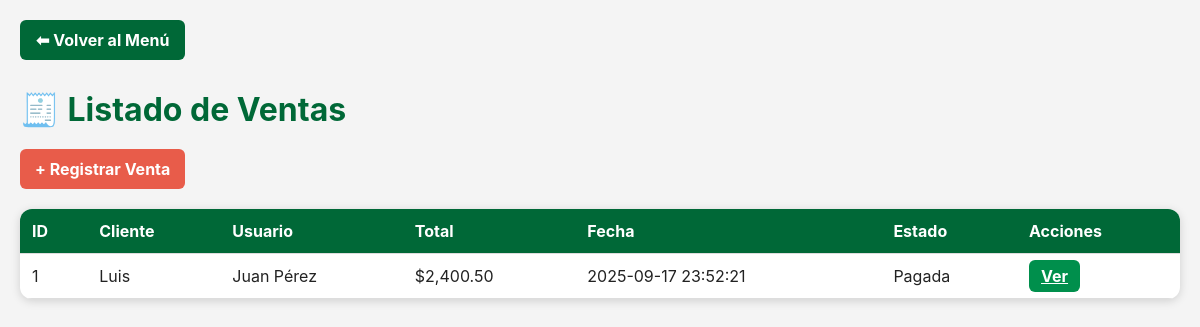
/ventas_listar.php (signed in), run on the app's committed database.
### tables this page shows
CREATE TABLE Venta (
    id INT AUTO_INCREMENT PRIMARY KEY,
    cliente_id INT,
    usuario_id INT,
    fecha DATETIME DEFAULT CURRENT_TIMESTAMP,
    total DECIMAL(10,2),
    estado ENUM('Pagada','Pendiente') DEFAULT 'Pendiente',
    FOREIGN KEY (cliente_id) REFERENCES Cliente(id) ON DELETE CASCADE,
    FOREIGN KEY (usuario_id) REFERENCES Usuario(id) ON DELETE CASCADE
);

CREATE TABLE Cliente (
    id INT AUTO_INCREMENT PRIMARY KEY,
    nombre VARCHAR(100) NOT NULL,
    apellido VARCHAR(100) NOT NULL,
    tipoDocumento ENUM('DNI','CUIT','CUIL') NOT NULL,
    nroDocumento VARCHAR(20) UNIQUE NOT NULL,
    telefono VARCHAR(20),
    email VARCHAR(100),
    direccion VARCHAR(200)
);

CREATE TABLE Usuario (
    id INT AUTO_INCREMENT PRIMARY KEY,
    nombre VARCHAR(100) NOT NULL,
    email VARCHAR(100) UNIQUE NOT NULL,
    usuario VARCHAR(50) UNIQUE NOT NULL,
    password VARCHAR(255) NOT NULL,
    rol ENUM('Administrador','Farmaceutico','Empleado') NOT NULL,
    fecha_creacion DATETIME DEFAULT CURRENT_TIMESTAMP
);

### Conexion.php (called while the page is built, shortened)
<?php
class Conexion {
    private $host = "localhost";
    private $usuario = "root";
    private $password = "";
    private $baseDatos = "farmacia";
    public function __construct() {
        try {
            $this->conexion = new mysqli(
                $this->host,
                $this->usuario,
                $this->password,
                $this->baseDatos
            );
        } catch (mysqli_sql_exception $e) {
            die("Error de conexión a la BD: " . $e->getMessage());
        }
    }
}
?>

### VentasController.php (called while the page is built, shortened)
<?php
class VentasController {
    private Venta $venta;
    public function __construct(mysqli $db){
        $this->venta = new Venta($db);
    }
    public function listar(): mysqli_result { return $this->venta->listarVentas(); }
}

### Venta.php (called while the page is built, shortened)
<?php
class Venta {
    private mysqli $db;
    public function __construct(mysqli $db){ $this->db = $db; }
    public function listarVentas(): mysqli_result {
        $sql = "SELECT v.id, v.fecha, v.total, v.estado,
                       c.nombre AS cliente, u.nombre AS usuario
                FROM Venta v
                LEFT JOIN Cliente c ON v.cliente_id = c.id
                INNER JOIN Usuario u ON v.usuario_id = u.id
                ORDER BY v.fecha DESC";
        return $this->db->query($sql);
    }
}

### ventas_listar.php (the view, shortened to what this page needs)
<?php
require_once 'Conexion.php';
require_once 'Venta.php';
require_once 'VentasController.php';
$conn = new Conexion();
$ctl  = new VentasController($conn->conexion);
$ventas = $ctl->listar();
?>
<!DOCTYPE html><html lang="es"><head>
<link rel="stylesheet" href="estilos.css">
</head><body>
<a href="menu.php" class="btn-volver">⬅ Volver al Menú</a>
<h1>🧾 Listado de Ventas</h1>
<a href="ventas.php" class="btn-add">+ Registrar Venta</a>
<table>
  <thead><tr>
    <th>ID</th><th>Cliente</th><th>Usuario</th>
    <th>Total</th><th>Fecha</th><th>Estado</th><th>Acciones</th>
  </tr></thead>
  <tbody>
  <?php if ($ventas->num_rows): while($v=$ventas->fetch_assoc()): ?>
    <tr>
      <td><?= $v['id'] ?></td>
      <td><?= $v['cliente'] ?? 'Consumidor Final' ?></td>
      <td><?= $v['usuario'] ?></td>
      <td>$<?= number_format($v['total'],2) ?></td>
      <td><?= $v['fecha'] ?></td>
      <td><?= $v['estado'] ?></td>
      <td><a class="btn btn-editar" href="ventas_ver.php?id=<?= $v['id'] ?>">Ver</a></td>
    </tr>
  <?php endwhile; else: ?>
    <tr><td colspan="7">No hay ventas registradas.</td></tr>
  <?php endif; ?>
  </tbody>
</table>
</body></html>

### estilos.css (style rules this page uses)
:root { --verde: #008f4c; --verde-oscuro: #006837; --blanco: #ffffff; --gris: #f4f4f4; --rojo: #e85c4a; --rojo-oscuro: #b91c1c; }
body { margin: 0; font-family: 'Inter', sans-serif; background: var(--gris); color: #222; padding: 20px; }
.btn-volver { display: inline-block; background: var(--verde-oscuro); color: var(--blanco); padding: 10px 16px; border-radius: 6px; font-weight: bold; text-decoration: none; transition: 0.3s; margin-bottom: 20px; }
h1 { color: var(--verde-oscuro); margin: 10px 0 20px; display: flex; align-items: center; gap: 10px; }
.btn-add { background: var(--rojo); color: var(--blanco); padding: 10px 15px; border-radius: 6px; text-decoration: none; font-weight: bold; margin-bottom: 20px; display: inline-block; transition: 0.3s; }
table { width: 100%; border-collapse: collapse; background: var(--blanco); border-radius: 12px; overflow: hidden; box-shadow: 0 2px 10px rgba(0,0,0,0.15); }
th, td { padding: 12px; text-align: left; border-bottom: 1px solid #ddd; }
th { background: var(--verde-oscuro); color: var(--blanco); }
.btn { padding: 6px 12px; border-radius: 6px; border: none; cursor: pointer; font-weight: bold; transition: 0.3s; }
.btn-editar { background: var(--verde); color: var(--blanco); }

### data on the page
venta: id "1", cliente.nombre "Luis", usuario.nombre "Juan Pérez", total "2,400.50", fecha "2025-09-17 23:52:21", estado "Pagada"
